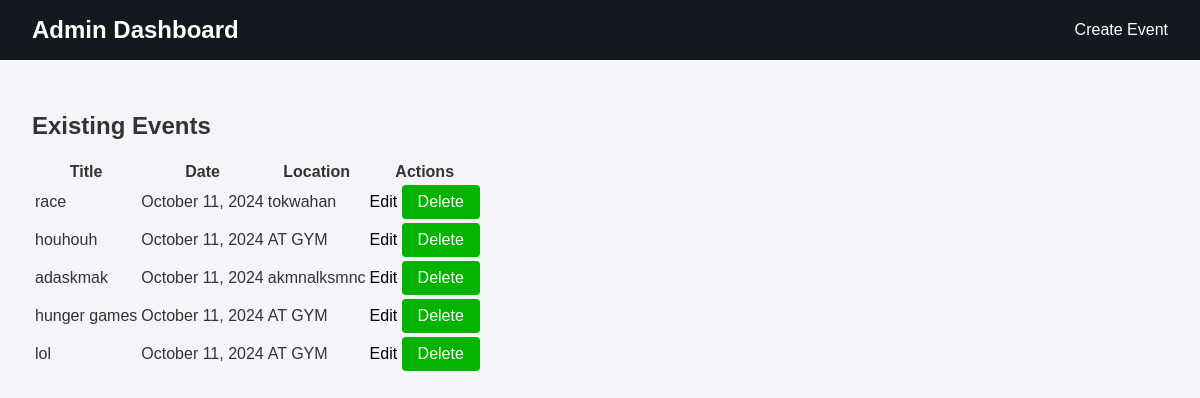
/admin_dashboard/, run on the app's committed database.
### app/models.py (models this page shows, shortened)
class Event(models.Model):
    title = models.CharField(max_length=200)
    description = models.TextField()
    event_date = models.DateField()
    location = models.CharField(max_length=200)
    created_at = models.DateTimeField(auto_now_add=True)

### app/views.py (the view)
# urls.py: path('admin_dashboard/', AdminDashboardView.as_view(), name='admin_dashboard'),
class AdminDashboardView(TemplateView):
    template_name = 'app/admin_dashboard.html'

### app/templates/app/admin_event_list.html (shortened to what this page needs)
{% extends "app/admin_dashboard.html" %}
{% block content %}
<h2>Existing Events</h2>
<table>
    <thead>
        <tr>
            <th>Title</th>
            <th>Date</th>
            <th>Location</th>
            <th>Actions</th>
        </tr>
    </thead>
    <tbody>
        {% for event in events %}
            <tr>
                <td>{{ event.title }}</td>
                <td>{{ event.event_date|date:"F j, Y" }}</td>
                <td>{{ event.location }}</td>
                <td>
                    <a href="{% url 'event_edit' event.pk %}">Edit</a>
                    <form method="post" action="{% url 'event_delete' event.pk %}" style="display:inline;">
                        <button type="submit" onclick="return confirm('Are you sure you want to delete this event?');">Delete</button>
                    </form>
                </td>
            </tr>
        {% empty %}
            <tr>
                <td colspan="4">No events available.</td>
            </tr>
        {% endfor %}
    </tbody>
</table>
{% endblock %}

### app/templates/app/admin_dashboard.html (shortened to what this page needs)
{% load static %}
<!DOCTYPE html>
<html lang="en">
<head>
    <link rel="stylesheet" href="{% static 'css/admin.css' %}">
</head>
<body>
    <header class="header">
        <h1>Admin Dashboard</h1>
        <nav>
            <a href="{% url 'event_create' %}">Create Event</a>
        </nav>
    </header>
    <main>
        {% block content %}
        {% endblock %}
    </main>
</body>
</html>

### static/css/admin.css (style rules this page uses)
body { margin: 0; padding: 0; font-family: Arial, sans-serif; background-color: #f4f4f9; color: #333; }
a { text-decoration: none; color: black; }
.header { background-color: #14191f; color: white; padding: 1rem 2rem; display: flex; justify-content: space-between; align-items: center; }
.header h1 { margin: 0; font-size: 1.5rem; }
.header nav a { color: white; margin-left: 1rem; font-size: 1rem; transition: color 0.3s; }
main { padding: 2rem; }
button, .btn { background-color: #03b300; color: white; padding: 0.5rem 1rem; border: none; border-radius: 4px; cursor: pointer; font-size: 1rem; transition: background-color 0.3s; }
form { margin-top: 2rem; }

### data on the page
Event: title "race", event_date "October 11, 2024", location "tokwahan"
Event: title "houhouh", event_date "October 11, 2024", location "AT GYM"
Event: title "adaskmak", event_date "October 11, 2024", location "akmnalksmnc"
Event: title "hunger games", event_date "October 11, 2024", location "AT GYM"
Event: title "lol", event_date "October 11, 2024", location "AT GYM"
